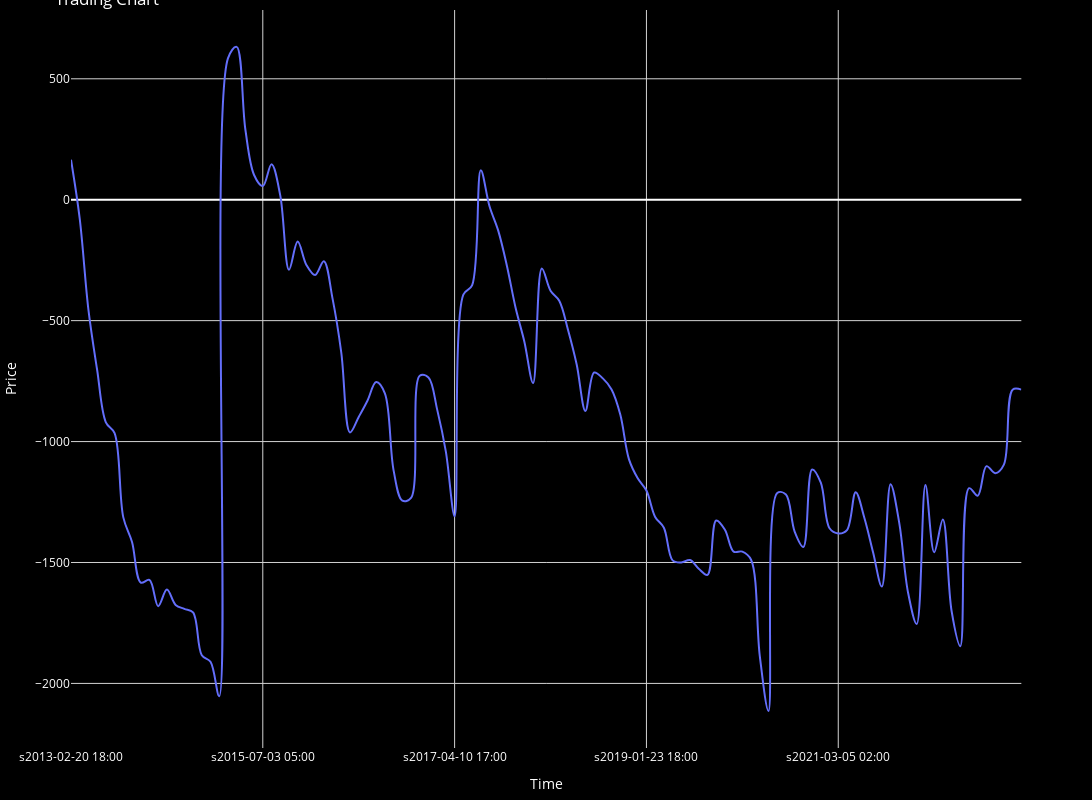

Notebook code for this chart:
### Code cell
cp = CandlePlot(df_trades, candles=False)
cp.show_plot(line_traces=['GAIN_C'])
